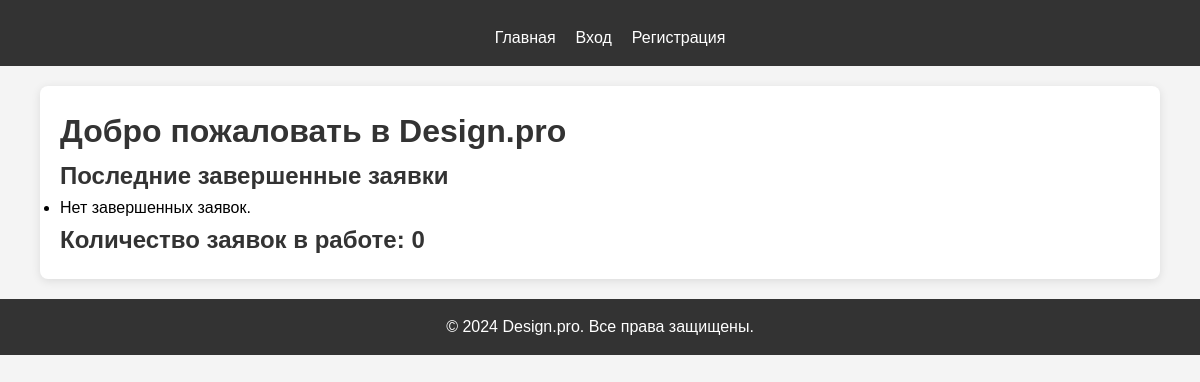
Before: / with the older database file.
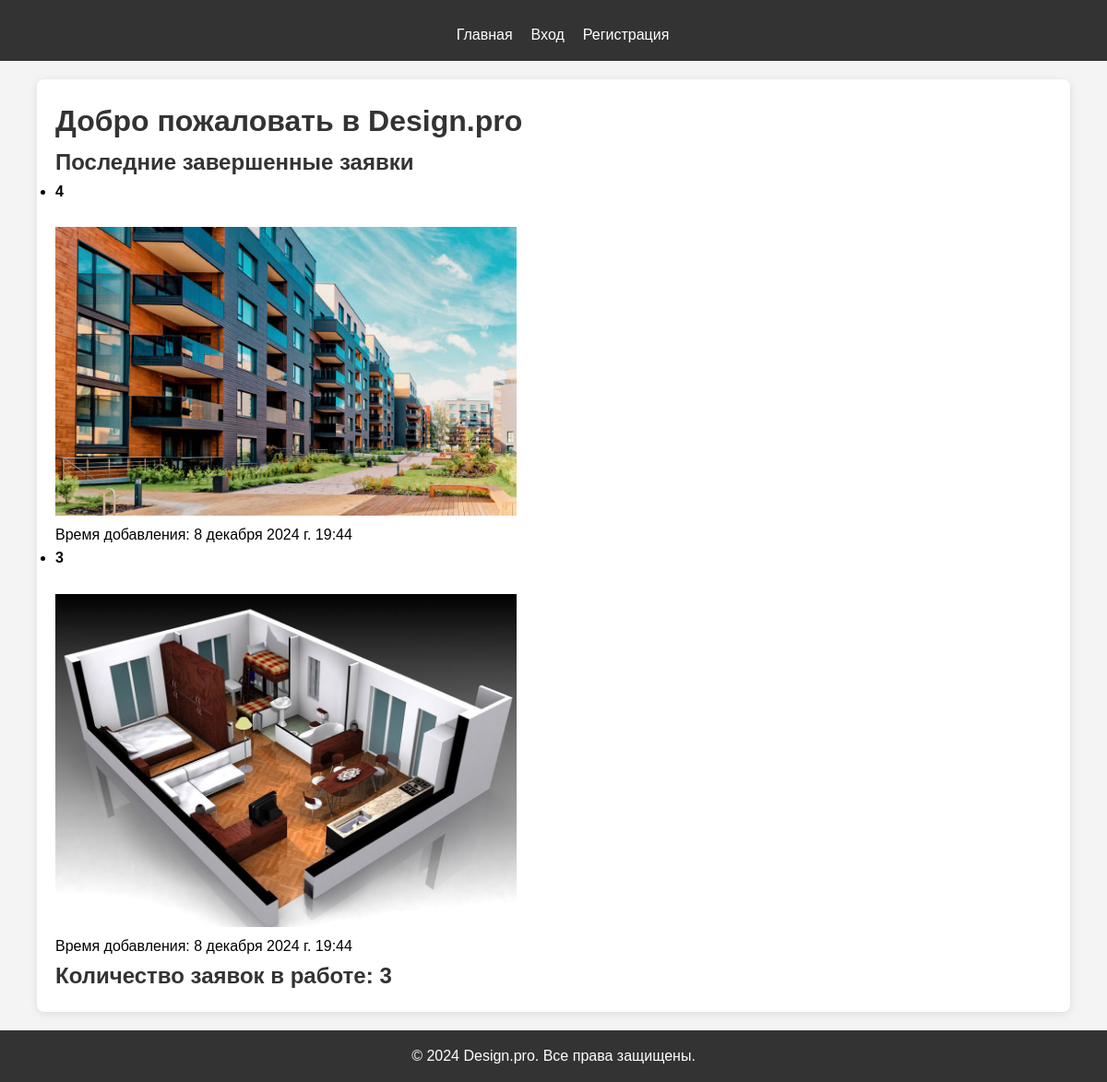
After: the same page with the newer database file.
### main/models.py (models this page shows)
class Application(models.Model):
    user = models.ForeignKey(User, on_delete=models.CASCADE)
    title = models.CharField(max_length=200)
    description = models.TextField()
    categories = models.ManyToManyField(Category)
    image = models.ImageField(upload_to='applications/', validators=[validate_image], blank=True, null=True)
    created_at = models.DateTimeField(auto_now_add=True)
    comment = models.TextField(blank=True, null=True)
    def __str__(self):
        return self.title

### main/views.py (the view)
# urls.py: path('', views.index, name='index'),
def index(request):
    completed_applications = Application.objects.filter(categorystatus__status='completed').distinct().order_by('-created_at')[:4]
    for application in completed_applications:
        application.completed_categories = application.categories.filter(categorystatus__status='completed')
    logger.debug(f"Completed applications: {list(completed_applications)}")
    in_progress_count = CategoryStatus.objects.filter(status='in_progress').count()
    completed_count = CategoryStatus.objects.filter(status='completed').count()
    new_count = CategoryStatus.objects.filter(status='new').count()
    return render(request, 'main/index.html', {
        'completed_applications': completed_applications,
        'in_progress_count': in_progress_count,
        'completed_count': completed_count,
        'new_count': new_count,
    })

### main/templates/main/index.html (shortened to what this page needs)
{% extends 'main/base.html' %}
{% block content %}
    <h1>Добро пожаловать в Design.pro</h1>
    <h2>Последние завершенные заявки</h2>
    <ul>
        {% for application in completed_applications %}
            <li>
                <strong>{{ application.title }}</strong><br>
                <br>
                {% if application.image %}
                    <img src="{{ application.image.url }}" alt="{{ application.title }}" width="500"><br>
                {% else %}
                    <p>Изображение не загружено.</p>
                {% endif %}
                Время добавления: {{ application.created_at }}<br>
            </li>
        {% empty %}
            <li>Нет завершенных заявок.</li>
        {% endfor %}
    </ul>
    <h2>Количество заявок в работе: {{ in_progress_count }}</h2>
{% endblock %}

Changed rows visible on the page:
added Application: title "4", image (picture), created_at "8 декабря 2024 г. 19:44"
added Application: title "3", image (picture), created_at "8 декабря 2024 г. 19:44"
Other visible differences:
{{ in_progress_count }}: "0" → "3"
text no longer shown: "Нет завершенных заявок."
